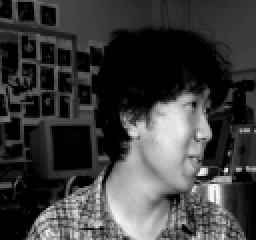
#> input picture Datasets/RecFac/an2i/an2i_left_happy_open.png, 128 x 120 px, found by its file name (shown 2 times larger); its folder holds only this picture in this run
$ python Q2.py
#> lines starting #> are read from the running program, lines starting #| are printed output that depends on the picture
import numpy as np, os, cv2, matplotlib.pyplot as plt
from tqdm import tqdm

def carregar_imagens(dim=50, pasta="RecFac", classes=20):
#> called with dim = 50, pasta = 'RecFac', classes = 20
    X, Y = [], []
    for i, p in enumerate(os.listdir(pasta)):
        for img in os.listdir(os.path.join(pasta, p)):
            img_resized = cv2.resize(cv2.imread(os.path.join(pasta, p, img), cv2.IMREAD_GRAYSCALE), (dim, dim))
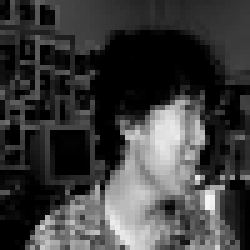
#> img_resized: shape (50, 50) (shown 5 times larger); min 0, max 246, mean 60.8
            X.append(img_resized.flatten() / 255.0)
            y = np.full(classes, -1); y[i] = 1; Y.append(y)
#> pass 2 of the loop in carregar_imagens, `for i, p in enumerate(os.listdir(pasta)):`:
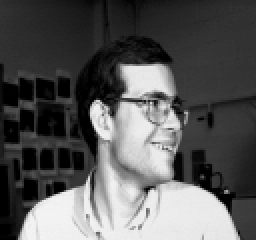
#> input picture Datasets/RecFac/at33/at33_left_happy_open.png, 128 x 120 px, found by its file name (shown 2 times larger)
#> in carregar_imagens, `img_resized = cv2.resize(cv2.imread(os.path.join(pasta, p, img), cv2.I..`:
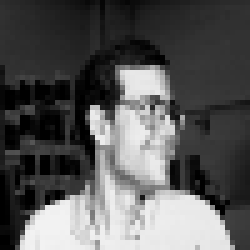
#> img_resized: shape (50, 50) (shown 5 times larger); min 0, max 242, mean 88.3
    X, Y = np.array(X).T, np.array(Y).T
#> X = 2500 pairs, first value 0 to 0.965, second value 0 to 0.949; Y = 20 rows, first 8: [1, -1], [-1, 1], [-1, -1], [-1, -1], [-1, -1], [-1, -1], [-1, -1], [-1, -1]
    return (X - X.mean(axis=1, keepdims=True)) / (X.std(axis=1, keepdims=True) + 1e-8), Y

class RNA:
    def __init__(self, inp, out, lr=0.001, epochs=50):
        self.w, self.b, self.lr, self.ep = np.random.randn(out, inp) * 0.01, np.zeros((out, 1)), lr, epochs
    def treinar(self, X, Y):
        for _ in tqdm(range(self.ep), desc="Treinando RNA"):
            for i in range(X.shape[1]):
                x, y = X[:, i:i+1], Y[:, i:i+1]
                err = y - np.where(np.dot(self.w, x) + self.b >= 0, 1, -1)
                self.w += self.lr * np.dot(err, x.T)
                self.b += self.lr * err
    def prever(self, X):
        z = np.dot(self.w, X) + self.b
        Y = -np.ones(z.shape); idx = np.argmax(z, axis=0)
        for i, ix in enumerate(idx): Y[ix, i] = 1
        return Y

class ADALINE(RNA):
    def treinar(self, X, Y):
        for _ in tqdm(range(self.ep), desc="Treinando ADALINE"):
            output = np.dot(self.w, X) + self.b  # Ativação Linear
            error = Y - output  # Cálculo do erro
            self.w += self.lr * np.dot(error, X.T)  # Ajuste dos pesos
            self.b += self.lr * np.sum(error, axis=1, keepdims=True)  # Ajuste do bias

    def prever(self, X):
        z = np.dot(self.w, X) + self.b
        return (z == z.max(axis=0)).astype(int) * 2 - 1  # Retorna -1 ou 1 (bipolar)

def calcular_metricas(Y_true, Y_pred):
    tp, fn = (Y_true == 1) & (Y_pred == 1), (Y_true == 1) & (Y_pred == -1)
    tn, fp = (Y_true == -1) & (Y_pred == -1), (Y_true == -1) & (Y_pred == 1)
    return (tp.sum() + tn.sum()) / max(tp.sum() + tn.sum() + fp.sum() + fn.sum(), 1), tp.sum() / max(tp.sum() + fn.sum(), 1), tn.sum() / max(tn.sum() + fp.sum(), 1)

def matriz_confusao(Y_true, Y_pred, classes):
    cm = np.zeros((classes, classes), dtype=int)
    true_labels, pred_labels = np.argmax(Y_true, axis=0), np.argmax(Y_pred, axis=0)
    for t, p in zip(true_labels, pred_labels): cm[t, p] += 1
    return cm

def plot_matriz_confusao(cm, title="Matriz de Confusão"):
    plt.figure(figsize=(10, 8))
    plt.imshow(cm, interpolation='nearest', cmap=plt.cm.Blues)
    plt.title(title, fontsize=16, fontweight='bold')
    plt.colorbar(label="Frequência")
    plt.xlabel("Classe Predita", fontsize=14)
    plt.ylabel("Classe Verdadeira", fontsize=14)
    plt.xticks(range(len(cm)), range(len(cm)), fontsize=12)
    plt.yticks(range(len(cm)), range(len(cm)), fontsize=12)
    for i in range(len(cm)):
        for j in range(len(cm)):
            plt.text(j, i, f"{cm[i, j]}", ha="center", va="center", color="white" if cm[i, j] > cm.max() / 2 else "black", fontsize=12)
    plt.tight_layout()
    plt.show()

def monte_carlo(modelo, X, Y, rodadas=50):
    resultados, confusoes = [], []
    for _ in tqdm(range(rodadas), desc="Monte Carlo"):
        idx = np.random.permutation(X.shape[1])
        split = int(0.8 * X.shape[1])
        Xt, Yt, Xv, Yv = X[:, idx[:split]], Y[:, idx[:split]], X[:, idx[split:]], Y[:, idx[split:]]
        novo_modelo = type(modelo)(X.shape[0], Y.shape[0], modelo.lr, modelo.ep)
        novo_modelo.treinar(Xt, Yt)
        Y_pred = novo_modelo.prever(Xv)
        resultados.append(calcular_metricas(Yv, Y_pred))
        confusoes.append(matriz_confusao(Yv, Y_pred, Y.shape[0]))
    return np.mean(resultados, axis=0), np.mean(confusoes, axis=0)

if __name__ == "__main__":
    X, Y = carregar_imagens()
#> X = 2500 pairs, first value -1 to 1, second value -1 to 1

    # Perceptron
    perceptron = RNA(X.shape[0], Y.shape[0], lr=0.001, epochs=50)
    res_perceptron, cm_perceptron = monte_carlo(perceptron, X, Y)
#> the loop in monte_carlo, `for _ in tqdm(range(rodadas), desc="Monte Carlo"):` made 50 passes
#> (true_labels in matriz_confusao, pred_labels in matriz_confusao) on passes 1 to 12: ([0], [9]), ([1], [13]), ([0], [16]), ([0], [0]), ([1], [16]), ([0], [4]), ([0], [17]), ([1], [16]), ([0], [17]), ([0], [12]), ([0], [7]), ([0], [8])
#> after the loop in monte_carlo, `for _ in tqdm(range(rodadas), desc="Monte Carlo"):`: confusoes = 50 items; resultados = 50 items, first 6: (0.9, 0, 0.947), (0.9, 0, 0.947), (0.9, 0, 0.947), (1, 1, 1), (0.9, 0, 0.947), (0.9, 0, 0.947)
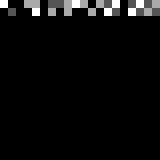
#> cm_perceptron: shape (20, 20) float64 (shown 8 times larger); min 0, max 0.06, mean 0.0025; drawn with min black and max white
#> res_perceptron = [0.908, 0.08, 0.952]
    print("\nPerceptron:")
    print(f"Média de Acurácia: {res_perceptron[0]:.4f}")
#| Média de Acurácia: 0.9080
    print(f"Sensibilidade Média: {res_perceptron[1]:.4f}")
#| Sensibilidade Média: 0.0800
    print(f"Especificidade Média: {res_perceptron[2]:.4f}")
#| Especificidade Média: 0.9516
    plot_matriz_confusao(cm_perceptron, title="Matriz de Confusão - Perceptron")
#> the loop in plot_matriz_confusao, `for i in range(len(cm)):` made 20 passes
#> in plot_matriz_confusao, `plt.show()`:
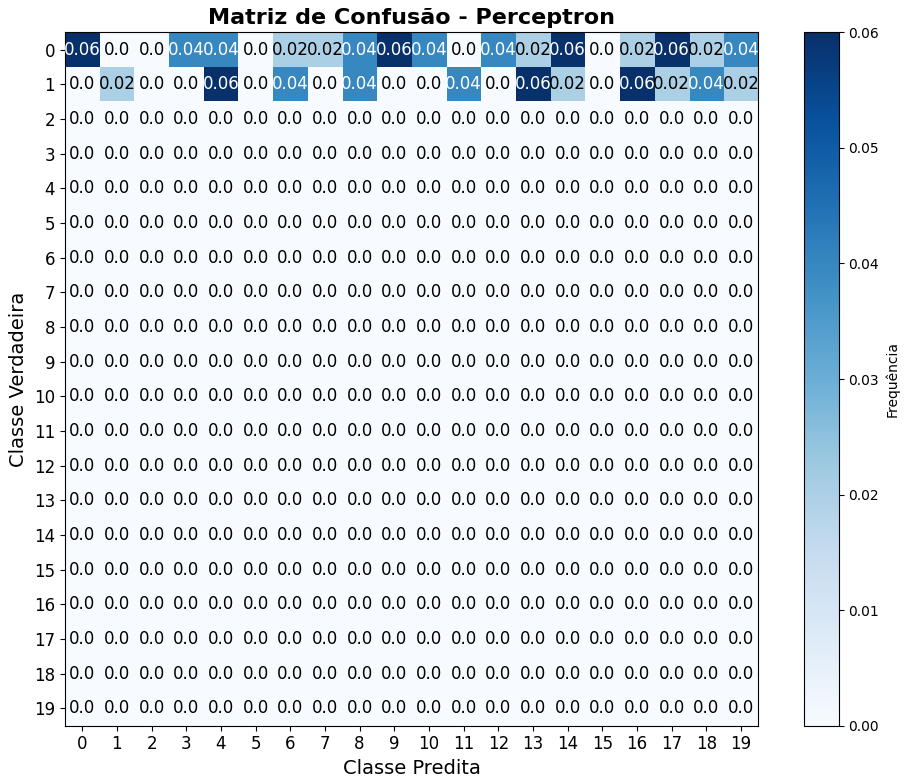
#> figure drawn by matplotlib, 2 panels

    # ADALINE
    adaline = ADALINE(X.shape[0], Y.shape[0], lr=0.0005, epochs=100)
    res_adaline, cm_adaline = monte_carlo(adaline, X, Y)
#> the loop in monte_carlo (call 2), `for _ in tqdm(range(rodadas), desc="Monte Carlo"):` made 50 passes
#> (true_labels in matriz_confusao, pred_labels in matriz_confusao) on passes 1 to 12: ([0], [14]), ([1], [17]), ([0], [15]), ([1], [9]), ([0], [3]), ([0], [14]), ([1], [13]), ([1], [9]), ([0], [13]), ([1], [18]), ([0], [8]), ([1], [16])
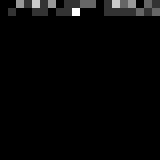
#> cm_adaline: shape (20, 20) float64 (shown 8 times larger); min 0, max 0.1, mean 0.0025; drawn with min black and max white
#> res_adaline = [0.902, 0.02, 0.948]
    print("\nADALINE:")
    print(f"Média de Acurácia: {res_adaline[0]:.4f}")
#| Média de Acurácia: 0.9020
    print(f"Sensibilidade Média: {res_adaline[1]:.4f}")
#| Sensibilidade Média: 0.0200
    print(f"Especificidade Média: {res_adaline[2]:.4f}")
#| Especificidade Média: 0.9484
    plot_matriz_confusao(cm_adaline, title="Matriz de Confusão - ADALINE")
#> call 2 of plot_matriz_confusao, with title = 'Matriz de Confusão - ADALINE'
#> the loop in plot_matriz_confusao (call 2), `for i in range(len(cm)):` made 20 passes
#> in plot_matriz_confusao (call 2), `plt.show()`:
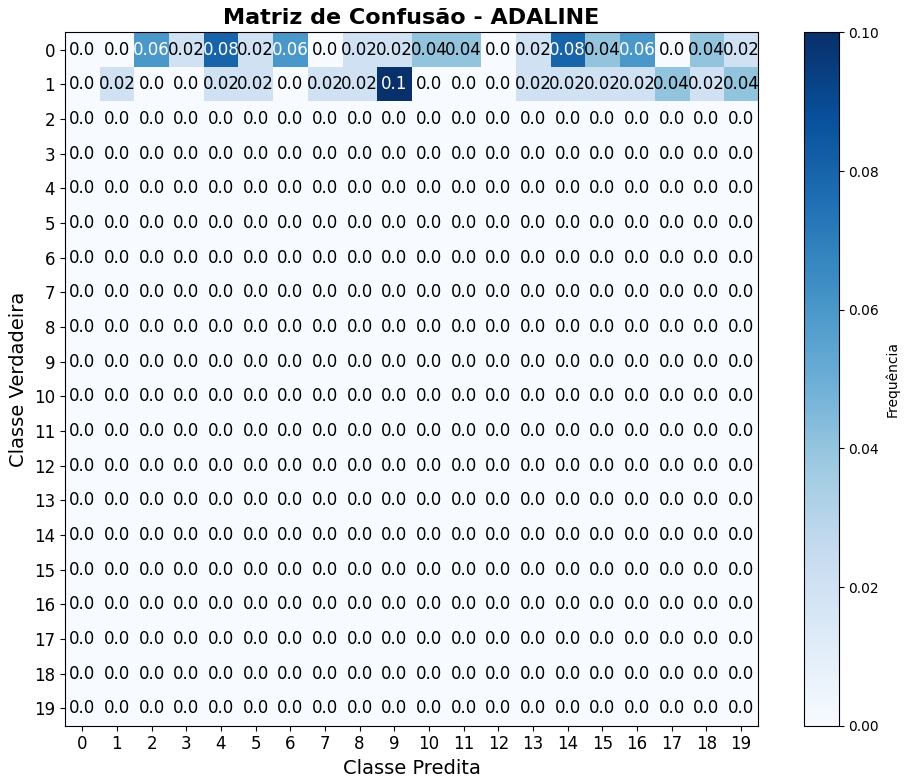
#> figure drawn by matplotlib, 2 panels
